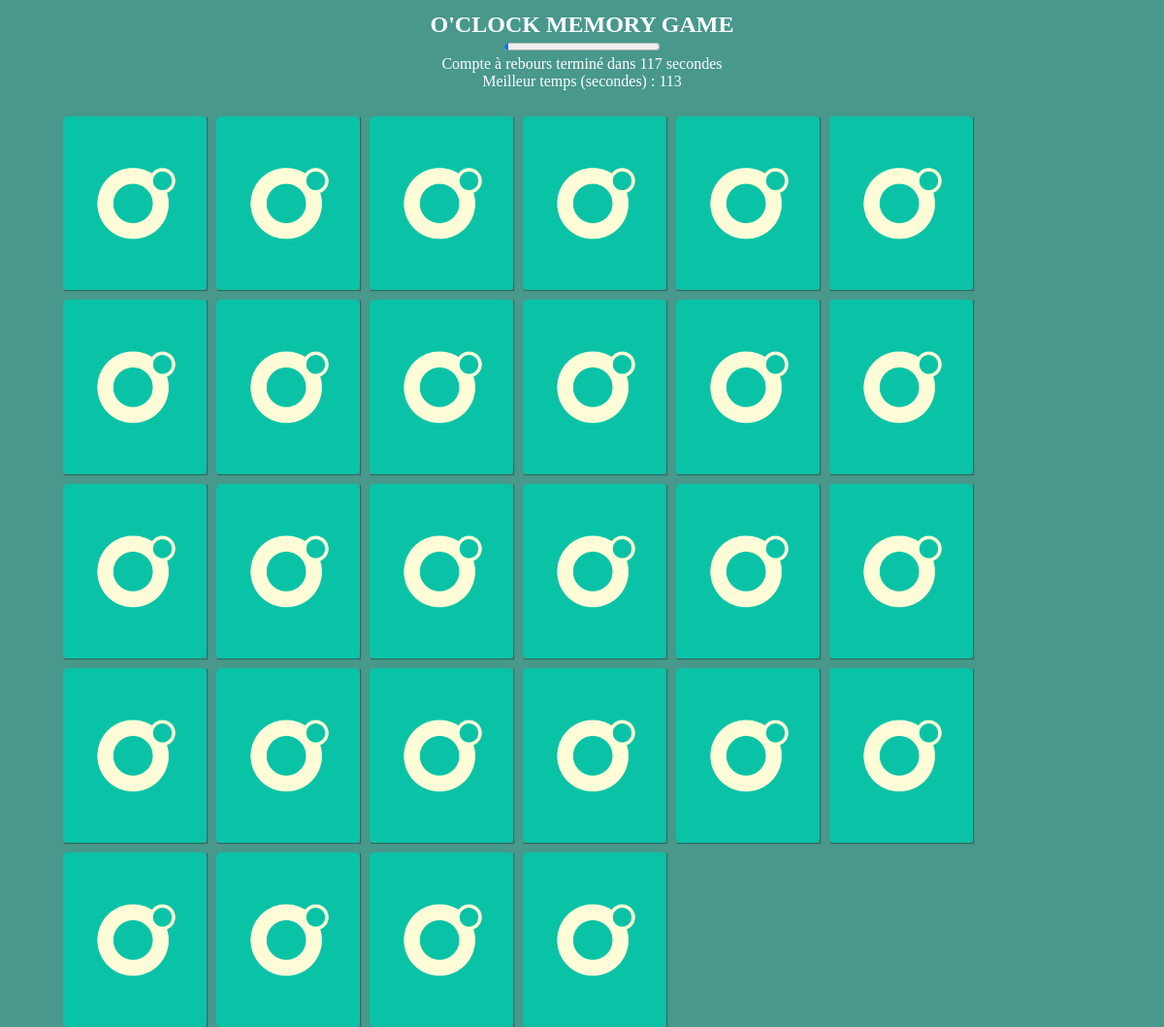
Before: / with the older database file.
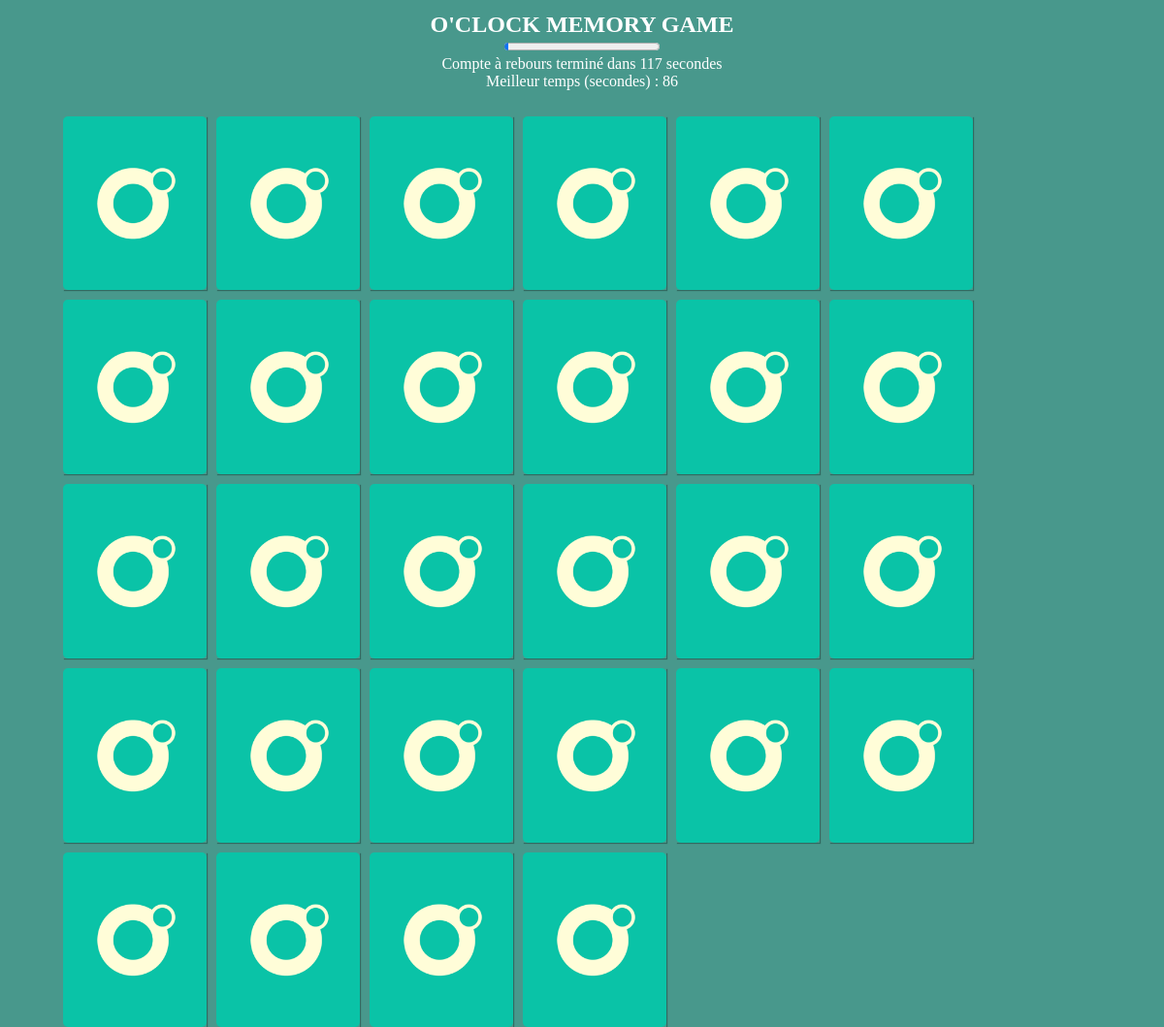
After: the same page with the newer database file.
### tables this page shows
CREATE TABLE IF NOT EXISTS `score` (
  `Id` int(11) NOT NULL AUTO_INCREMENT,
  `ScoreTime` int(11) NOT NULL,
  PRIMARY KEY (`Id`)
);

### php/functions.php (the view, shortened to what this page needs)
<?php
  try {
    $base = new PDO('mysql:host=localhost; dbname=memorygame', 'root', '');
    $reponse = $base->query('SELECT ScoreTime FROM score ORDER BY ScoreTime ASC LIMIT 1;');
    while ($donnees = $reponse->fetch())
    {
    	echo $donnees['ScoreTime'] . '<br />';
    }
  }
  catch(exception $e) {
    die('Erreur '.$e->getMessage());
  }
?>

### index.php (shortened to what this page needs)
<!DOCTYPE html>
<html>
<head>
  <link rel="stylesheet" href="style/style.css">
</head>
<body>
  <section class="game">
    <div class="titre">
      <h1> O'CLOCK MEMORY GAME</h1>
      <p><progress id="avancement" value="0" max="120"></progress></p>
      <div id="compte_a_rebours"> </div>
      <div>
          <p> Meilleur temps (secondes) : <?php include('php/functions.php') ; ?>  </p>
      </div>
    </div>
    <div class="card" data-framework="pomme">
      <img class="back" src="img/oclock.svg" alt="oclock" />
    </div>
    <div class="card" data-framework="pomme">
      <img class="back" src="img/oclock.svg" alt="oclock" />
    </div>
    <div class="card" data-framework="peche">
      <img class="back" src="img/oclock.svg" alt="oclock" />
    </div>
    <div class="card" data-framework="peche">
      <img class="back" src="img/oclock.svg" alt="oclock" />
    </div>
    <div class="card" data-framework="citronVert">
      <img class="back" src="img/oclock.svg" alt="oclock" />
    </div>
    <div class="card" data-framework="citronVert">
      <img class="back" src="img/oclock.svg" alt="oclock" />
    </div>
    <div class="card" data-framework="citron">
      <img class="back" src="img/oclock.svg" alt="oclock" />
    </div>
    <div class="card" data-framework="citron">
      <img class="back" src="img/oclock.svg" alt="oclock" />
    </div>
    <div class="card" data-framework="framboise">
      <img class="back" src="img/oclock.svg" alt="oclock" />
    </div>
    <div class="card" data-framework="framboise">
      <img class="back" src="img/oclock.svg" alt="oclock" />
    </div>
    <div class="card" data-framework="cerise">
      <img class="back" src="img/oclock.svg" alt="oclock" />
    </div>
    <div class="card" data-framework="cerise">
      <img class="back" src="img/oclock.svg" alt="oclock" />
    </div>
    <div class="card" data-framework="poire">
      <img class="back" src="img/oclock.svg" alt="oclock" />
    </div>
    <div class="card" data-framework="poire">
      <img class="back" src="img/oclock.svg" alt="oclock" />
    </div>
    <div class="card" data-framework="pommeVerte">
      <img class="back" src="img/oclock.svg" alt="oclock" />
    </div>
    <div class="card" data-framework="pommeVerte">
      <img class="back" src="img/oclock.svg" alt="oclock" />
    </div>
    <div class="card" data-framework="banane">
      <img class="back" src="img/oclock.svg" alt="oclock" />
    </div>
    <div class="card" data-framework="banane">
      <img class="back" src="img/oclock.svg" alt="oclock" />
    </div>
    <div class="card" data-framework="abricot">
      <img class="back" src="img/oclock.svg" alt="oclock" />
    </div>
    <div class="card" data-framework="abricot">
      <img class="back" src="img/oclock.svg" alt="oclock" />
    </div>
    <div class="card" data-framework="pasteque">
      <img class="back" src="img/oclock.svg" alt="oclock" />
    </div>
    <div class="card" data-framework="pasteque">
      <img class="back" src="img/oclock.svg" alt="oclock" />
    </div>
    <div class="card" data-framework="prune">
      <img class="back" src="img/oclock.svg" alt="oclock" />
    </div>
    <div class="card" data-framework="prune">
      <img class="back" src="img/oclock.svg" alt="oclock" />
    </div>
    <div class="card" data-framework="grenade">
      <img class="back" src="img/oclock.svg" alt="oclock" />
    </div>
    <div class="card" data-framework="grenade">
      <img class="back" src="img/oclock.svg" alt="oclock" />
    </div>
    <div class="card" data-framework="raisin">
      <img class="back" src="img/oclock.svg" alt="oclock" />
    </div>
    <div class="card" data-framework="raisin">
      <img class="back" src="img/oclock.svg" alt="oclock" />
    </div>
  </section>
</body>
</html>

### style/style.css (style rules this page uses)
* { padding:0;margin:0;box-sizing:border-box }
body { background:#48988c;height:100%;display:flex }
.titre { width:100%;color:white;text-align:center;margin-bottom:2% }
.game { width:90%;height:580px;margin:1% 5% 1% 5%;display:flex;flex-wrap:wrap;perspective:700px }
.card { position:relative;width:13.70%;height:31%;margin:5px;transform:scale(1);transform-style:preserve-3d;transition:transform .5s;box-shadow:1px 1px 1px rgba(0,0,0,0.3) }
.back { width:100%;height:100%;padding:20px;position:absolute;border-radius:5px;border-radius:5px;background:#0ac3a7;backface-visibility:hidden }

Changed rows visible on the page:
no longer on this page (row edited): score: ScoreTime "113"
now on this page (row edited): score: ScoreTime "86"
